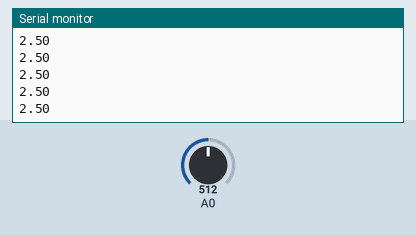
The sketch below on a simulated Arduino Uno, built with avr-gcc and run on an emulated ATmega328P. On the bench: the last lines printed to the serial monitor. The test bench sets the inputs (shaded band); at power-on: A0 = 512.

Above: at 1.2 s.
1.3 s: A0 set to 716
At 2.3 s:
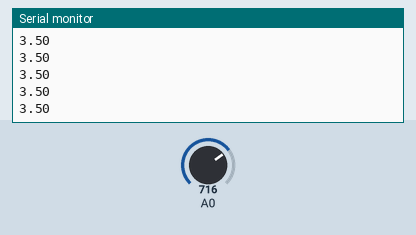
2.8 s: A0 set to 900
At 3.6 s:
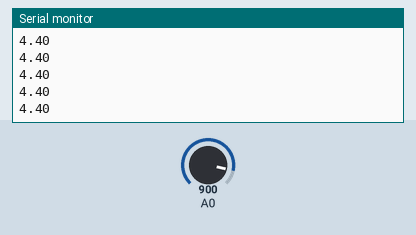
Timing chart, 0 to 5.8 s (numbered marks = the images above; inputs shaded):
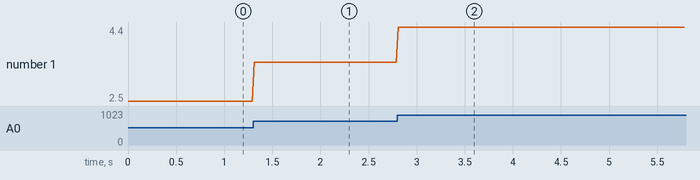

The sketch:

Arduino_DAQ.ino
```cpp
void setup() {
  Serial.begin(115200); // Set a high baud rate for fast data transfer
}

void loop() {
  unsigned long currentTime = micros(); // Use microseconds for higher resolution timing
  int sensorValue = analogRead(A0); // Read the analog input on pin A0
  float voltage = sensorValue * (5.0 / 1023.0); // Convert the analog reading to voltage

  // Print the time and voltage to the Serial Monitor
  Serial.println(voltage);

  delay(20); // Wait for 5000 microseconds (5 milliseconds) to achieve 200 samples per second
}
```

Measured:
- after the input at 1.3 s, the serial monitor: prints a new line at once (image 1)
- after the input at 2.8 s, the serial monitor: prints a new line at once (image 2)
- plotted number 1: 2.5 → 3.5 after the input at 1.3 s, 3.5 → 4.4 after the input at 2.8 s
